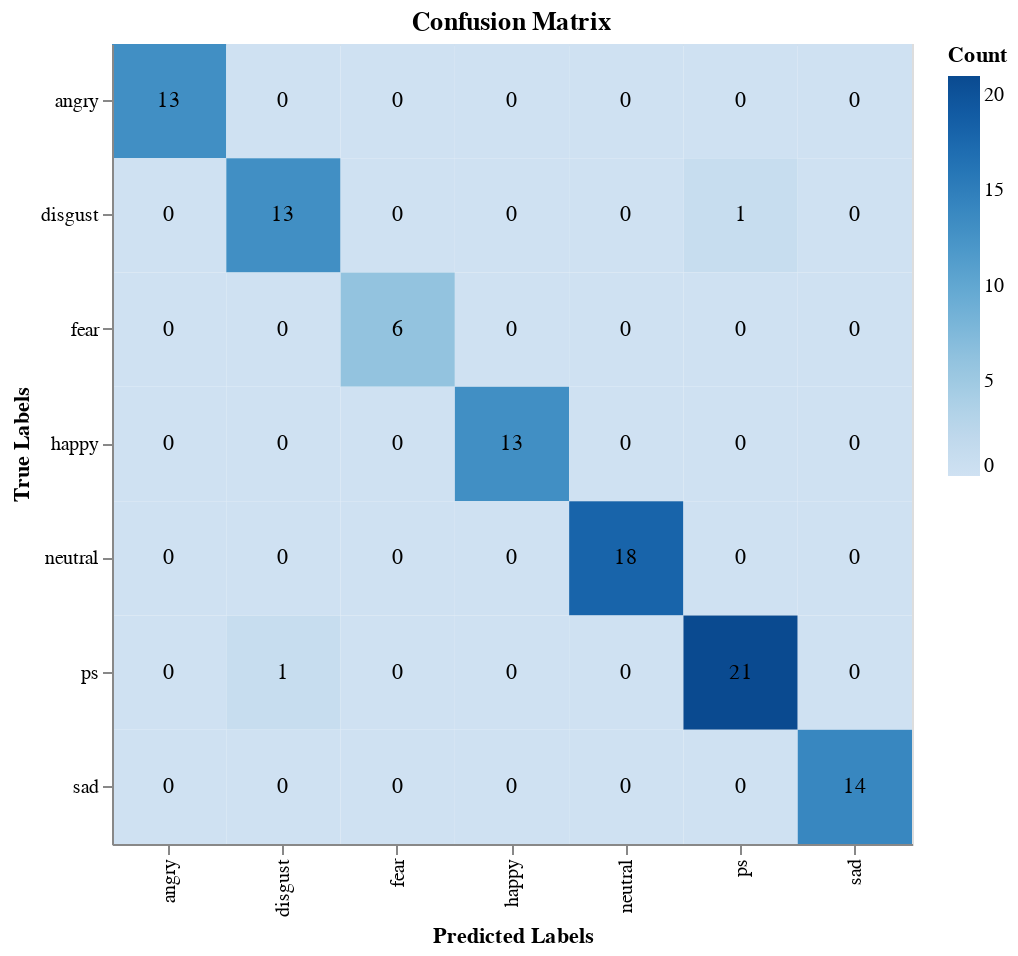

The notebook cell saved with this chart:
### Code cell
c_matrix = confusion_matrix(y_val_labels, y_pred_labels)
labels = np.unique(np.concatenate((y_val_labels, y_pred_labels)))
print("Confusion matrix shape:", c_matrix.shape)
print("Labels length:", len(labels))
if c_matrix.shape[0] != len(labels) or c_matrix.shape[1] != len(labels):
    raise ValueError("Mismatch between labels and confusion matrix dimensions")
c_matrix_df = pd.DataFrame(c_matrix, index=labels, columns=labels).reset_index().melt(id_vars='index')
c_matrix_df.columns = ['True Label', 'Predicted Label', 'Count']
heatmap = alt.Chart(c_matrix_df).mark_rect().encode(
    x=alt.X('Predicted Label:O', title='Predicted Labels'),
    y=alt.Y('True Label:O', title='True Labels'),
    color=alt.Color('Count:Q', scale=alt.Scale(scheme='blues')),
    tooltip=['True Label', 'Predicted Label', 'Count']
).properties(
    width=400,
    height=400,
    title='Confusion Matrix'
)
text = heatmap.mark_text(align='center', baseline='middle').encode(
    text='Count:Q',
    color=alt.condition(
        alt.datum.Count > c_matrix_df['Count'].mean(),  # Conditional color for text
        alt.value('black'),
        alt.value('black')
    )
)
final_plot = heatmap + text
final_plot.display()

### Figure 1 — Vega-Lite specification as saved in the notebook (floating-point values rounded to 4 significant figures)
{"config": {"view": {"continuousWidth": 400, "continuousHeight": 300}}, "layer": [{"mark": "rect", "encoding": {"color": {"field": "Count", "scale": {"scheme": "blues"}, "type": "quantitative"}, "tooltip": [{"field": "True Label", "type": "nominal"}, {"field": "Predicted Label", "type": "nominal"}, {"field": "Count", "type": "quantitative"}], "x": {"field": "Predicted Label", "title": "Predicted Labels", "type": "ordinal"}, "y": {"field": "True Label", "title": "True Labels", "type": "ordinal"}}, "height": 400, "title": "Confusion Matrix", "width": 400}, {"mark": {"type": "text", "align": "center", "baseline": "middle"}, "encoding": {"color": {"condition": {"value": "black", "test": "(datum.Count > 2.0408163265306123)"}, "value": "black"}, "text": {"field": "Count", "type": "quantitative"}, "tooltip": [{"field": "True Label", "type": "nominal"}, {"field": "Predicted Label", "type": "nominal"}, {"field": "Count", "type": "quantitative"}], "x": {"field": "Predicted Label", "title": "Predicted Labels", "type": "ordinal"}, "y": {"field": "True Label", "title": "True Labels", "type": "ordinal"}}, "height": 400, "title": "Confusion Matrix", "width": 400}], "data": {"name": "data-a7c2fa42b30666988f421edac2efef53"}, "$schema": "https://vega.github.io/schema/vega-lite/v4.17.0.json", "datasets": {"data-a7c2fa42b30666988f421edac2efef53": [{"True Label": "angry", "Predicted Label": "angry", "Count": 13}, {"True Label": "disgust", "Predicted Label": "angry", "Count": 0}, {"True Label": "fear", "Predicted Label": "angry", "Count": 0}, {"True Label": "happy", "Predicted Label": "angry", "Count": 0}, {"True Label": "neutral", "Predicted Label": "angry", "Count": 0}, {"True Label": "ps", "Predicted Label": "angry", "Count": 0}, {"True Label": "sad", "Predicted Label": "angry", "Count": 0}, {"True Label": "angry", "Predicted Label": "disgust", "Count": 0}, {"True Label": "disgust", "Predicted Label": "disgust", "Count": 13}, {"True Label": "fear", "Predicted Label": "disgust", "Count": 0}, {"True Label": "happy", "Predicted Label": "disgust", "Count": 0}, {"True Label": "neutral", "Predicted Label": "disgust", "Count": 0}, {"True Label": "ps", "Predicted Label": "disgust", "Count": 1}, {"True Label": "sad", "Predicted Label": "disgust", "Count": 0}, {"True Label": "angry", "Predicted Label": "fear", "Count": 0}, {"True Label": "disgust", "Predicted Label": "fear", "Count": 0}, {"True Label": "fear", "Predicted Label": "fear", "Count": 6}, {"True Label": "happy", "Predicted Label": "fear", "Count": 0}, {"True Label": "neutral", "Predicted Label": "fear", "Count": 0}, {"True Label": "ps", "Predicted Label": "fear", "Count": 0}, {"True Label": "sad", "Predicted Label": "fear", "Count": 0}, {"True Label": "angry", "Predicted Label": "happy", "Count": 0}, {"True Label": "disgust", "Predicted Label": "happy", "Count": 0}, {"True Label": "fear", "Predicted Label": "happy", "Count": 0}, {"True Label": "happy", "Predicted Label": "happy", "Count": 13}, {"True Label": "neutral", "Predicted Label": "happy", "Count": 0}, {"True Label": "ps", "Predicted Label": "happy", "Count": 0}, {"True Label": "sad", "Predicted Label": "happy", "Count": 0}, {"True Label": "angry", "Predicted Label": "neutral", "Count": 0}, {"True Label": "disgust", "Predicted Label": "neutral", "Count": 0}, {"True Label": "fear", "Predicted Label": "neutral", "Count": 0}, {"True Label": "happy", "Predicted Label": "neutral", "Count": 0}, {"True Label": "neutral", "Predicted Label": "neutral", "Count": 18}, {"True Label": "ps", "Predicted Label": "neutral", "Count": 0}, {"True Label": "sad", "Predicted Label": "neutral", "Count": 0}, {"True Label": "angry", "Predicted Label": "ps", "Count": 0}, {"True Label": "disgust", "Predicted Label": "ps", "Count": 1}, {"True Label": "fear", "Predicted Label": "ps", "Count": 0}, {"True Label": "happy", "Predicted Label": "ps", "Count": 0}, {"True Label": "neutral", "Predicted Label": "ps", "Count": 0}, {"True Label": "ps", "Predicted Label": "ps", "Count": 21}, {"True Label": "sad", "Predicted Label": "ps", "Count": 0}, {"True Label": "angry", "Predicted Label": "sad", "Count": 0}, {"True Label": "disgust", "Predicted Label": "sad", "Count": 0}, {"True Label": "fear", "Predicted Label": "sad", "Count": 0}, {"True Label": "happy", "Predicted Label": "sad", "Count": 0}, {"True Label": "neutral", "Predicted Label": "sad", "Count": 0}, {"True Label": "ps", "Predicted Label": "sad", "Count": 0}, {"True Label": "sad", "Predicted Label": "sad", "Count": 14}]}}
